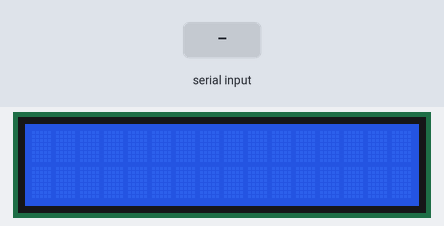
This sketch was run on a simulated Arduino Uno, built with avr-gcc and run on an emulated ATmega328P. Parts: 16×2 character LCD. Inputs (shaded band) come from the test bench. What the sketch prints to the serial monitor is not drawn.

Above: at 1.2 s.
1.3 s: "1\n" received over Serial
At 1.9 s:
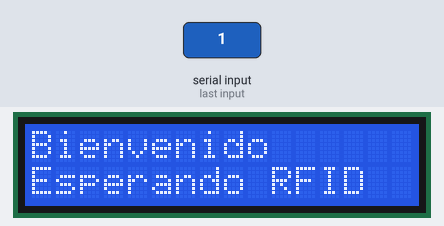
Timing chart, 0 to 4.3 s (numbered marks = the images above; inputs shaded):
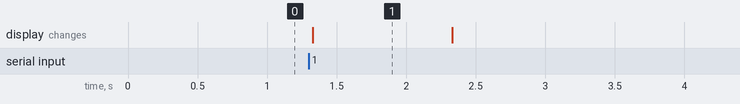

The sketch:

ARDUINO_MAESTRO.ino
```cpp
#include <Wire.h>
#include <LiquidCrystal_I2C.h>

LiquidCrystal_I2C lcd(0x27, 16, 2); // Dirección I2C 0x27, pantalla 16x2

void setup() {
  Serial.begin(9600);
  lcd.begin(16, 2); // Inicializar el LCD
  lcd.backlight(); // Encender la retroiluminación del LCD
}

void loop() {
  if (Serial.available() > 0) {
    String data = Serial.readStringUntil('\n'); // Lee los datos hasta encontrar un salto de línea
    // Procesa los datos recibidos
    Serial.println("Datos recibidos: " + data);

    // Buscar la posición del primer carácter '='
    int posInicio = data.indexOf('=');

    // Buscar la posición del primer carácter '&'
    int posFin = data.indexOf('&');

    // Verificar si se encontraron ambas posiciones
    if (posInicio != -1 && posFin != -1 && posInicio < posFin) {
      // Extraer la parte entre '=' y '&'
      String identificacion = data.substring(posInicio + 1, posFin);

      Serial.println("Identificación de la tarjeta: " + identificacion);

      // Llenar con espacios en blanco si la longitud es menor a 16
      while (identificacion.length() < 16) {
        identificacion += ' ';
      }

      lcd.clear();
      lcd.setCursor(0, 0);
      lcd.print("Tarjeta RFID:");
      lcd.setCursor(0, 1);
      lcd.print(identificacion);
      delay(3000); // Aumenté el tiempo de visualización a 3 segundos
      lcd.clear();
    } else {
      // Si no se detecta una tarjeta, muestra un mensaje diferente
      lcd.clear();
      lcd.setCursor(0, 0);
      lcd.print("Bienvenido");
      lcd.setCursor(0, 1);
      lcd.print("Esperando RFID");
      delay(1000); // Puedes ajustar este retardo según sea necesario
      lcd.clear();
    }
  }
}
```

Measured:
- after the input at 1.3 s, the display: changes at once (image 1)
- what the display in image 1 shows lasts 1.0 s, from 1.3 s to 2.3 s
